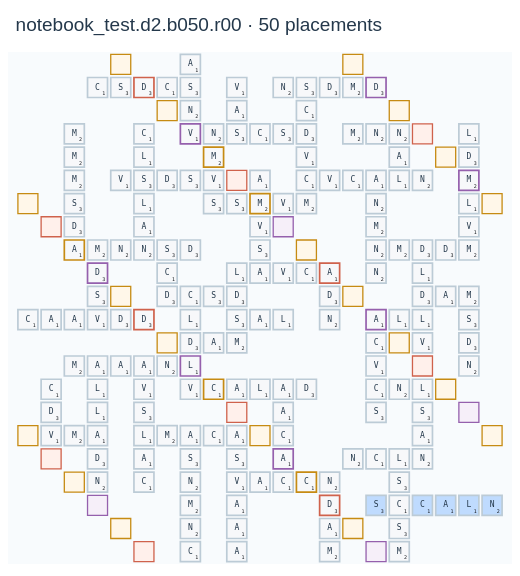

Notebook code for this chart:
### Markdown cell above
## 2. Explore the final board

Run this cell after choosing a scenario. The 2D view shows Scrabble-style tiles and multiplier cells. In 3D, drag to rotate, hover over cells for details, and use the menu to choose a multiplier plane.

### Code cell
view.show_selected_scenario(picker)

### Figure 1 — Plotly figure (JSON) as saved in the notebook; plotly's stock layout.template omitted (floating-point values rounded to 4 significant figures; data arrays with more than 128 entries replaced by an {"elided": "..."} marker saying what was removed)
{"data": [{"hovertemplate": "Available ×2 cell · (%{x}, %{y})<extra></extra>", "marker": {"color": "#fff7e9", "line": {"color": "#c68b13", "width": 1.3}, "size": 20, "symbol": "square"}, "mode": "markers+text", "showlegend": false, "text": ["", "", "", "", "", "", "", "", "", "", "", "", "", "", "", "", "", "", ""], "textfont": {"color": "#c68b13", "size": 8}, "textposition": "middle center", "type": "scatter", "x": [-13, -13, -11, -9, -9, -9, -7, -7, -3, -1, 1, 1, 1, 3, 3, 5, 5, 7, 7], "y": [-15, -5, -17, -19, -9, 1, -11, -1, -15, -7, -19, -9, 1, -11, -1, -13, -3, -15, -5]}, {"hovertemplate": "Available ×3 cell · (%{x}, %{y})<extra></extra>", "marker": {"color": "#f6eff9", "line": {"color": "#9560ad", "width": 1.3}, "size": 20, "symbol": "square"}, "mode": "markers+text", "showlegend": false, "text": ["", "", "", ""], "textfont": {"color": "#9560ad", "size": 8}, "textposition": "middle center", "type": "scatter", "x": [-10, -2, 2, 6], "y": [-18, -6, -20, -14]}, {"hovertemplate": "Available ×4 cell · (%{x}, %{y})<extra></extra>", "marker": {"color": "#fff0eb", "line": {"color": "#cf624c", "width": 1.3}, "size": 20, "symbol": "square"}, "mode": "markers+text", "showlegend": false, "text": ["", "", "", "", "", "", ""], "textfont": {"color": "#cf624c", "size": 8}, "textposition": "middle center", "type": "scatter", "x": [-12, -12, -8, -4, -4, 4, 4], "y": [-16, -6, -20, -14, -4, -12, -2]}, {"customdata": [[[-13, -10], "0", 1, 1], [[-12, -15], "0,1", 1, 1], [[-12, -14], "1", 3, 1], [[-12, -13], "1", 1, 1], [[-12, -10], "0", 1, 1], [[-11, -15], "0", 2, 1], [[-11, -12], "0", 2, 1], [[-11, -10], "0", 1, 1], [[-11, -7], "0,1", 1, 2], [[-11, -6], "1", 3, 1], [[-11, -5], "1", 3, 1], [[-11, -4], "1", 2, 1], [[-11, -3], "1", 2, 1], [[-11, -2], "1", 2, 1], [[-10, -17], "1", 2, 1], [[-10, -16], "1", 3, 1], [[-10, -15], "0,1", 1, 1], [[-10, -14], "1", 1, 1], [[-10, -13], "1", 1, 1], [[-10, -12], "0,1", 1, 1], [[-10, -10], "0,1", 1, 1], [[-10, -9], "1", 3, 1], [[-10, -8], "1", 3, 3], [[-10, -7], "0,1", 2, 1], [[-10, 0], "0", 1, 1], [[-9, -12], "0", 1, 1], [[-9, -10], "0", 3, 1], [[-9, -7], "0", 2, 1], [[-9, -4], "0", 1, 1], [[-9, 0], "0", 3, 1], [[-8, -17], "1", 1, 1], [[-8, -16], "1", 1, 1], [[-8, -15], "0,1", 1, 1], [[-8, -14], "1", 3, 1], [[-8, -13], "1", 1, 1], [[-8, -12], "0,1", 1, 1], [[-8, -10], "0", 3, 4], [[-8, -7], "0,1", 2, 1], [[-8, -6], "1", 1, 1], [[-8, -5], "1", 1, 1], [[-8, -4], "0,1", 3, 1], [[-8, -3], "1", 1, 1], [[-8, -2], "1", 1, 1], [[-8, 0], "0", 3, 4], [[-7, -15], "0", 2, 1], [[-7, -12], "0", 2, 1], [[-7, -9], "0,1", 3, 1], [[-7, -8], "1", 1, 1], [[-7, -7], "0,1", 3, 1], [[-7, -4], "0", 3, 1], [[-7, 0], "0", 1, 1], [[-6, -20], "1", 1, 1], [[-6, -19], "1", 2, 1], [[-6, -18], "1", 2, 1], [[-6, -17], "1", 2, 1], [[-6, -16], "1", 3, 1], [[-6, -15], "0,1", 1, 1], [[-6, -13], "0,1", 1, 1], [[-6, -12], "0,1", 1, 3], [[-6, -11], "0,1", 3, 1], [[-6, -10], "1", 1, 1], [[-6, -9], "0,1", 1, 1], [[-6, -7], "0", 3, 1], [[-6, -4], "0", 3, 1], [[-6, -2], "0,1", 1, 3], [[-6, -1], "1", 2, 1], [[-6, 0], "0,1", 3, 1], [[-6, 1], "1", 1, 1], [[-5, -15], "0", 1, 1], [[-5, -13], "0", 1, 2], [[-5, -11], "0", 1, 1], [[-5, -9], "0", 3, 1], [[-5, -5], "0,1", 3, 1], [[-5, -4], "0,1", 1, 1], [[-5, -3], "1", 2, 2], [[-5, -2], "0,1", 2, 1], [[-4, -20], "1", 1, 1], [[-4, -19], "1", 1, 1], [[-4, -18], "1", 1, 1], [[-4, -17], "0,1", 1, 1], [[-4, -16], "1", 3, 1], [[-4, -15], "0,1", 1, 1], [[-4, -13], "0", 1, 1], [[-4, -11], "0,1", 2, 1], [[-4, -10], "0,1", 3, 1], [[-4, -9], "0,1", 3, 1], [[-4, -8], "0,1", 1, 1], [[-4, -5], "0", 3, 1], [[-4, -2], "0,1", 3, 1], [[-4, -1], "1", 1, 1], [[-4, 0], "1", 1, 1], [[-3, -17], "0", 1, 1], [[-3, -13], "0", 1, 1], [[-3, -10], "0", 1, 1], [[-3, -8], "0,1", 1, 1], [[-3, -7], "1", 3, 1], [[-3, -6], "1", 1, 1], [[-3, -5], "0,1", 2, 2], [[-3, -4], "1", 1, 1], [[-3, -2], "0", 1, 1], [[-2, -17], "0,1", 1, 1], [[-2, -16], "1", 1, 3], [[-2, -15], "1", 1, 1], [[-2, -14], "1", 1, 1], [[-2, -13], "0", 1, 1], [[-2, -10], "0", 1, 1], [[-2, -8], "0", 1, 1], [[-2, -5], "0", 1, 1], [[-2, -2], "0", 3, 1], [[-2, 0], "0", 2, 1], [[-1, -17], "0", 1, 2], [[-1, -13], "0", 3, 1], [[-1, -8], "0", 1, 1], [[-1, -5], "0,1", 2, 1], [[-1, -4], "0,1", 1, 1], [[-1, -3], "1", 1, 1], [[-1, -2], "0,1", 3, 1], [[-1, -1], "1", 1, 1], [[-1, 0], "0,1", 3, 1], [[0, -20], "1", 2, 1], [[0, -19], "1", 1, 1], [[0, -18], "1", 3, 4], [[0, -17], "0,1", 2, 1], [[0, -10], "1", 2, 1], [[0, -9], "1", 3, 1], [[0, -8], "0,1", 1, 4], [[0, -4], "0", 1, 1], [[0, 0], "0", 3, 1], [[1, -16], "0", 2, 1], [[1, -4], "0", 1, 1], [[1, -2], "0", 2, 1], [[1, 0], "0", 2, 1], [[2, -18], "0", 3, 1], [[2, -16], "0", 1, 1], [[2, -14], "1", 3, 1], [[2, -13], "0,1", 1, 1], [[2, -12], "1", 1, 1], [[2, -11], "1", 1, 1], [[2, -10], "0,1", 1, 3], [[2, -8], "1", 2, 1], [[2, -7], "0,1", 2, 1], [[2, -6], "1", 2, 1], [[2, -5], "1", 2, 1], [[2, -4], "0,1", 1, 1], [[2, -2], "0", 2, 1], [[2, 0], "0", 3, 3], [[3, -20], "1", 2, 1], [[3, -19], "1", 3, 1], [[3, -18], "0,1", 1, 1], [[3, -17], "1", 3, 1], [[3, -16], "0,1", 1, 1], [[3, -13], "0", 2, 1], [[3, -10], "0", 1, 1], [[3, -7], "0", 2, 1], [[3, -4], "0,1", 1, 1], [[3, -3], "1", 1, 1], [[3, -2], "0,1", 2, 1], [[4, -18], "0", 1, 1], [[4, -16], "0,1", 2, 1], [[4, -15], "1", 1, 1], [[4, -14], "1", 3, 1], [[4, -13], "0,1", 1, 1], [[4, -11], "1", 1, 1], [[4, -10], "0,1", 1, 1], [[4, -9], "0,1", 3, 1], [[4, -8], "1", 1, 1], [[4, -7], "0,1", 3, 1], [[4, -4], "0", 2, 1], [[5, -18], "0", 1, 1], [[5, -9], "0", 1, 1], [[5, -7], "0", 3, 1], [[6, -18], "0", 1, 1], [[6, -12], "1", 2, 1], [[6, -11], "1", 3, 1], [[6, -10], "1", 3, 1], [[6, -9], "0,1", 2, 1], [[6, -7], "0,1", 2, 1], [[6, -6], "1", 1, 1], [[6, -5], "1", 1, 1], [[6, -4], "1", 2, 3], [[6, -3], "1", 3, 1], [[6, -2], "1", 1, 1], [[7, -18], "0", 2, 1]], "hovertemplate": {"elided": "183 str values"}, "marker": {"color": {"elided": "183 str values"}, "line": {"color": {"elided": "183 str values"}, "width": 1.7}, "size": 20, "symbol": "square"}, "mode": "markers+text", "showlegend": false, "text": {"elided": "183 str values"}, "textfont": {"color": "#24384b", "family": "DejaVu Sans Mono, Menlo, Consolas, monospace", "size": 8}, "textposition": "middle center", "type": "scatter", "x": {"elided": "183 int values"}, "y": {"elided": "183 int values"}}, {"hoverinfo": "skip", "mode": "text", "showlegend": false, "text": {"elided": "183 str values"}, "textfont": {"color": "#15181d", "family": "DejaVu Sans Mono, Menlo, Consolas, monospace", "size": 5}, "textposition": "middle center", "type": "scatter", "x": {"elided": "183 float values"}, "y": {"elided": "183 float values"}}], "layout": {"dragmode": "pan", "font": {"color": "#334b60", "family": "Arial, sans-serif"}, "height": 576, "margin": {"b": 12, "l": 8, "r": 8, "t": 52}, "paper_bgcolor": "#ffffff", "plot_bgcolor": "#f8fbfd", "showlegend": false, "title": {"font": {"color": "#24384b", "size": 19}, "text": "notebook_test.d2.b050.r00 · 50 placements", "x": 0.03, "y": 0.97}, "width": 520, "xaxis": {"range": [-13.53, 7.53], "scaleanchor": "y", "scaleratio": 1, "showgrid": false, "showticklabels": false, "visible": false, "zeroline": false}, "yaxis": {"range": [-20.53, 1.53], "showgrid": false, "showticklabels": false, "visible": false, "zeroline": false}}}
